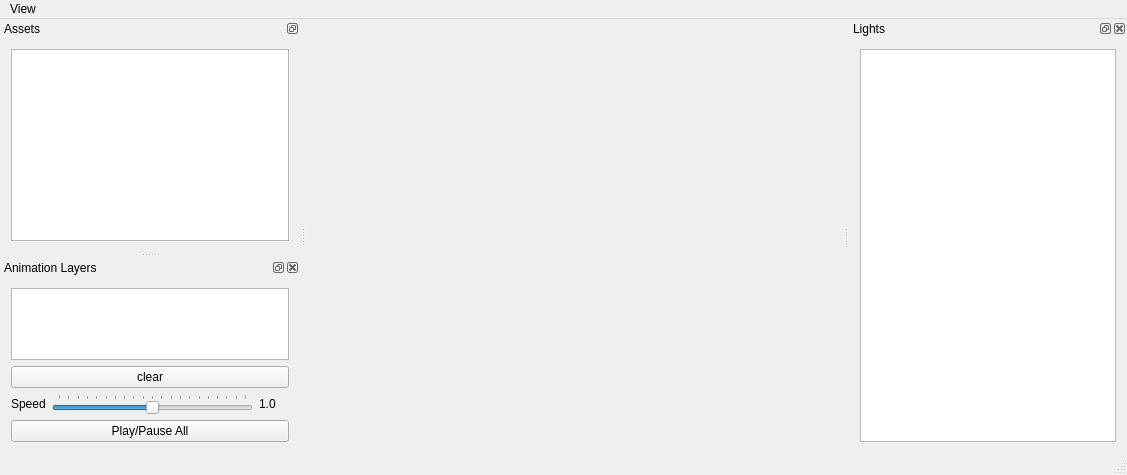
<?xml version="1.0" encoding="UTF-8"?>
<ui version="4.0">
 <class>ArxViewerClass</class>
 <widget class="QMainWindow" name="ArxViewerClass">
  <property name="geometry">
   <rect>
    <x>0</x>
    <y>0</y>
    <width>1127</width>
    <height>448</height>
   </rect>
  </property>
  <property name="windowTitle">
   <string>Arx Viewer</string>
  </property>
  <property name="locale">
   <locale language="C" country="AnyCountry"/>
  </property>
  <widget class="QWidget" name="centralWidget">
   <property name="autoFillBackground">
    <bool>false</bool>
   </property>
   <layout class="QGridLayout" name="gridLayout">
    <item row="0" column="0">
     <layout class="QVBoxLayout" name="verticalLayout"/>
    </item>
   </layout>
  </widget>
  <widget class="QMenuBar" name="menuBar">
   <property name="geometry">
    <rect>
     <x>0</x>
     <y>0</y>
     <width>1127</width>
     <height>20</height>
    </rect>
   </property>
   <widget class="QMenu" name="menuView">
    <property name="title">
     <string>View</string>
    </property>
    <widget class="QMenu" name="menuNormals">
     <property name="title">
      <string>Normals</string>
     </property>
     <addaction name="actionShow_Vertex_Normals"/>
     <addaction name="actionShow_Face_Normals"/>
    </widget>
    <addaction name="menuNormals"/>
   </widget>
   <addaction name="menuView"/>
  </widget>
  <widget class="QStatusBar" name="statusBar"/>
  <widget class="QDockWidget" name="assetsDock">
   <property name="minimumSize">
    <size>
     <width>300</width>
     <height>225</height>
    </size>
   </property>
   <property name="locale">
    <locale language="C" country="AnyCountry"/>
   </property>
   <property name="features">
    <set>QDockWidget::DockWidgetFloatable|QDockWidget::DockWidgetMovable</set>
   </property>
   <property name="allowedAreas">
    <set>Qt::LeftDockWidgetArea|Qt::RightDockWidgetArea</set>
   </property>
   <property name="windowTitle">
    <string>Assets</string>
   </property>
   <attribute name="dockWidgetArea">
    <number>1</number>
   </attribute>
   <widget class="QWidget" name="assetsDockContent">
    <layout class="QVBoxLayout" name="verticalLayout_2">
     <item>
      <widget class="QTreeView" name="assetsTree">
       <property name="sizePolicy">
        <sizepolicy hsizetype="Preferred" vsizetype="Minimum">
         <horstretch>0</horstretch>
         <verstretch>0</verstretch>
        </sizepolicy>
       </property>
       <property name="minimumSize">
        <size>
         <width>100</width>
         <height>0</height>
        </size>
       </property>
       <property name="baseSize">
        <size>
         <width>0</width>
         <height>0</height>
        </size>
       </property>
       <attribute name="headerDefaultSectionSize">
        <number>150</number>
       </attribute>
      </widget>
     </item>
    </layout>
   </widget>
  </widget>
  <widget class="QDockWidget" name="animationLayersDock">
   <property name="sizePolicy">
    <sizepolicy hsizetype="Preferred" vsizetype="Minimum">
     <horstretch>0</horstretch>
     <verstretch>0</verstretch>
    </sizepolicy>
   </property>
   <property name="windowTitle">
    <string>Animation Layers</string>
   </property>
   <attribute name="dockWidgetArea">
    <number>1</number>
   </attribute>
   <widget class="QWidget" name="animationLayersContent">
    <layout class="QGridLayout" name="gridLayout_2">
     <item row="1" column="0" colspan="3">
      <widget class="QPushButton" name="pushButton">
       <property name="text">
        <string>clear</string>
       </property>
      </widget>
     </item>
     <item row="2" column="2">
      <widget class="QLabel" name="animationSpeedLabel">
       <property name="sizePolicy">
        <sizepolicy hsizetype="Fixed" vsizetype="Preferred">
         <horstretch>0</horstretch>
         <verstretch>0</verstretch>
        </sizepolicy>
       </property>
       <property name="minimumSize">
        <size>
         <width>30</width>
         <height>0</height>
        </size>
       </property>
       <property name="text">
        <string>1.0</string>
       </property>
       <property name="textFormat">
        <enum>Qt::PlainText</enum>
       </property>
       <property name="textInteractionFlags">
        <set>Qt::TextSelectableByMouse</set>
       </property>
      </widget>
     </item>
     <item row="4" column="0" colspan="3">
      <widget class="QPushButton" name="pushButton_2">
       <property name="text">
        <string>Play/Pause All</string>
       </property>
       <property name="checkable">
        <bool>true</bool>
       </property>
       <property name="checked">
        <bool>false</bool>
       </property>
      </widget>
     </item>
     <item row="2" column="1">
      <widget class="QSlider" name="horizontalSlider_2">
       <property name="minimum">
        <number>0</number>
       </property>
       <property name="maximum">
        <number>200</number>
       </property>
       <property name="singleStep">
        <number>10</number>
       </property>
       <property name="pageStep">
        <number>50</number>
       </property>
       <property name="value">
        <number>100</number>
       </property>
       <property name="tracking">
        <bool>true</bool>
       </property>
       <property name="orientation">
        <enum>Qt::Horizontal</enum>
       </property>
       <property name="invertedAppearance">
        <bool>false</bool>
       </property>
       <property name="invertedControls">
        <bool>false</bool>
       </property>
       <property name="tickPosition">
        <enum>QSlider::TicksAbove</enum>
       </property>
       <property name="tickInterval">
        <number>10</number>
       </property>
      </widget>
     </item>
     <item row="2" column="0">
      <widget class="QLabel" name="label">
       <property name="text">
        <string>Speed</string>
       </property>
      </widget>
     </item>
     <item row="0" column="0" colspan="3">
      <widget class="QListView" name="animationLayersList">
       <property name="sizePolicy">
        <sizepolicy hsizetype="Expanding" vsizetype="Minimum">
         <horstretch>0</horstretch>
         <verstretch>0</verstretch>
        </sizepolicy>
       </property>
       <property name="sizeAdjustPolicy">
        <enum>QAbstractScrollArea::AdjustToContents</enum>
       </property>
       <property name="alternatingRowColors">
        <bool>true</bool>
       </property>
       <property name="resizeMode">
        <enum>QListView::Adjust</enum>
       </property>
      </widget>
     </item>
    </layout>
   </widget>
  </widget>
  <widget class="QDockWidget" name="lightsDock">
   <property name="windowTitle">
    <string>Lights</string>
   </property>
   <attribute name="dockWidgetArea">
    <number>2</number>
   </attribute>
   <widget class="QWidget" name="lightsDockContent">
    <layout class="QVBoxLayout" name="verticalLayout_3">
     <item>
      <widget class="QTableView" name="lightsTable">
       <attribute name="horizontalHeaderDefaultSectionSize">
        <number>20</number>
       </attribute>
       <attribute name="horizontalHeaderMinimumSectionSize">
        <number>10</number>
       </attribute>
       <attribute name="verticalHeaderMinimumSectionSize">
        <number>10</number>
       </attribute>
      </widget>
     </item>
    </layout>
   </widget>
  </widget>
  <action name="actionShow_Vertex_Normals">
   <property name="checkable">
    <bool>true</bool>
   </property>
   <property name="text">
    <string>Show Vertex Normals</string>
   </property>
  </action>
  <action name="actionShow_Face_Normals">
   <property name="checkable">
    <bool>true</bool>
   </property>
   <property name="text">
    <string>Show Face Normals</string>
   </property>
  </action>
 </widget>
 <layoutdefault spacing="6" margin="11"/>
 <resources/>
 <connections/>
</ui>
